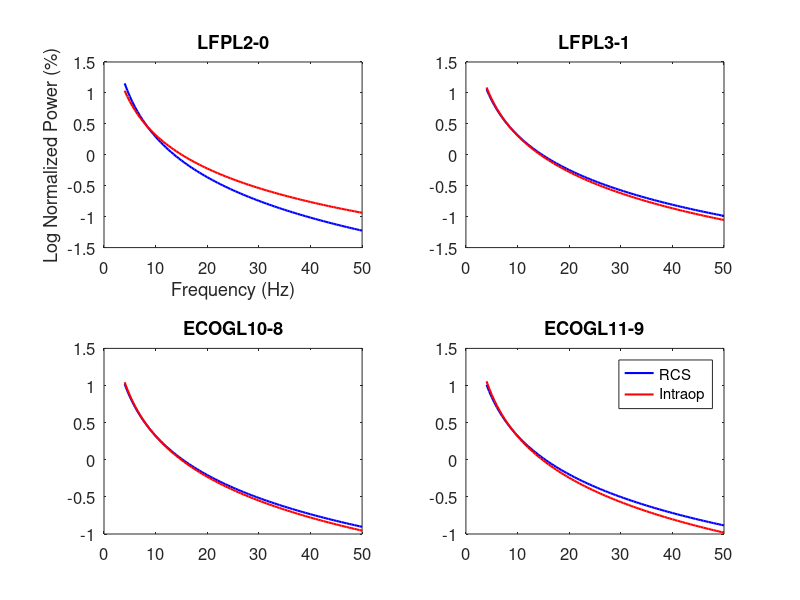

MATLAB code for this plot: (Note: this script raises an error after producing the figure.)
% Test script to verify FOOOF plotting would work with data
% This creates synthetic FOOOF data and tests the plotting code

fprintf('\n=== Testing FOOOF Plotting Code ===\n\n');

%% Create synthetic FOOOF data structures
fprintf('Creating synthetic FOOOF data...\n');

% Frequency vector for FOOOF (4:0.5:50 Hz)
fooofFreq = 4:0.5:50;
numFreqs = length(fooofFreq);
numChans = 4;

% Create synthetic intraop FOOOF data
base_fre1Intraop = struct();
base_fre1Intraop.label = {'LFPL2-0', 'LFPL3-1', 'ECOGL10-8', 'ECOGL11-9'};
base_fre1Intraop.fooof_freq = fooofFreq;

% Simulate aperiodic fit (1/f-like decay)
base_fre1Intraop.fooof_powspctrm = zeros(numChans, numFreqs);
for chan = 1:numChans
    offset = 2 + rand()*0.5;  % Random offset
    exponent = 1.5 + rand()*0.5;  % Random exponent
    % Create 1/f spectrum: power = 10^(offset - exponent * log10(freq))
    base_fre1Intraop.fooof_powspctrm(chan, :) = 10.^(offset - exponent * log10(fooofFreq));
end

% Create synthetic RCS FOOOF data
base_fre1RCSall = struct();
base_fre1RCSall.fooof_powspctrm{1}{1} = zeros(numChans, numFreqs);
base_fre1RCSall.chans{1}{1} = base_fre1Intraop.label;

for chan = 1:numChans
    offset = 1.8 + rand()*0.5;  % Slightly different offset
    exponent = 1.7 + rand()*0.5;  % Slightly different exponent
    base_fre1RCSall.fooof_powspctrm{1}{1}(chan, :) = 10.^(offset - exponent * log10(fooofFreq));
end

fprintf('Synthetic data created successfully.\n');
fprintf('  Intraop fooof_powspctrm size: %s\n', mat2str(size(base_fre1Intraop.fooof_powspctrm)));
fprintf('  RCS fooof_powspctrm size: %s\n', mat2str(size(base_fre1RCSall.fooof_powspctrm{1}{1})));
fprintf('  Frequency range: %.1f - %.1f Hz (%d points)\n', ...
    min(fooofFreq), max(fooofFreq), numFreqs);

%% Test the plotting code from compare_intraop_rcs.m
fprintf('\n--- Testing FOOOF Spectrum Plot ---\n');

% Determine subplot layout
if numChans == 4
    subplotRows = 2; subplotCols = 2;
elseif numChans == 8
    subplotRows = 4; subplotCols = 2;
else
    subplotRows = ceil(sqrt(numChans));
    subplotCols = ceil(numChans/subplotRows);
end

figFooofSpectrum = figure('Name', 'Test FOOOF Modeled Spectra');

plotsWithData = 0;
plotsEmpty = 0;

for plotIdx = 1:numChans
    subplot(subplotRows, subplotCols, plotIdx)
    chanLabel = base_fre1Intraop.label{plotIdx};

    % Get intraop FOOOF spectrum and normalize to 100%
    intraopSpectrum = base_fre1Intraop.fooof_powspctrm(plotIdx, :);
    intraopNorm = 100 * intraopSpectrum / sum(intraopSpectrum);

    fprintf('Channel %d (%s):\n', plotIdx, chanLabel);
    fprintf('  Intraop spectrum sum: %.2e\n', sum(intraopSpectrum));
    fprintf('  Intraop normalized sum: %.2f%%\n', sum(intraopNorm));

    % Find matching RCS channel
    foundMatch = false;
    for rcsTrial = 1:length(base_fre1RCSall.fooof_powspctrm)
        for iterIdx = 1:length(base_fre1RCSall.fooof_powspctrm{rcsTrial})
            rcsLabels = base_fre1RCSall.chans{rcsTrial}{iterIdx};
            rcsIdx = find(strcmp(rcsLabels, chanLabel));

            if ~isempty(rcsIdx)
                rcsSpectrum = base_fre1RCSall.fooof_powspctrm{rcsTrial}{iterIdx}(rcsIdx, :);
                rcsNorm = 100 * rcsSpectrum / sum(rcsSpectrum);

                fprintf('  RCS spectrum sum: %.2e\n', sum(rcsSpectrum));
                fprintf('  RCS normalized sum: %.2f%%\n', sum(rcsNorm));

                % Check if data has actual values
                if all(isnan(intraopNorm)) || all(isnan(rcsNorm)) || ...
                   all(intraopNorm == 0) || all(rcsNorm == 0)
                    fprintf('  WARNING: Empty or NaN data!\n');
                    plotsEmpty = plotsEmpty + 1;
                else
                    line1 = plot(fooofFreq, log10(rcsNorm), 'b-', 'LineWidth', 1.5);
                    hold on
                    line2 = plot(fooofFreq, log10(intraopNorm), 'r-', 'LineWidth', 1.5);
                    fprintf('  Plot generated successfully.\n');
                    plotsWithData = plotsWithData + 1;
                end

                foundMatch = true;
                break;
            end
        end
        if foundMatch, break; end
    end

    if ~foundMatch
        fprintf('  WARNING: No matching RCS channel found!\n');
    end

    if plotIdx == 1
        xlabel('Frequency (Hz)')
        ylabel('Log Normalized Power (%)')
    end
    title(chanLabel)
    set(gca, 'fontsize', 12)
    if plotIdx == numChans
        legend([line1, line2], {'RCS', 'Intraop'}, 'Location', 'best');
    end
end

sgtitle('Test: FOOOF Modeled Power Spectra (Normalized)')

fprintf('\n--- Test Results ---\n');
fprintf('Plots with data: %d/%d\n', plotsWithData, numChans);
fprintf('Empty plots: %d/%d\n', plotsEmpty, numChans);

if plotsWithData == numChans
    fprintf('\n✓ SUCCESS: All plots have data!\n');
else
    fprintf('\n✗ FAILURE: Some plots are empty!\n');
end

%% Test connected scatter plot
fprintf('\n--- Testing Connected Scatter Plot ---\n');

% Create synthetic statsResultsFooof
statsResultsFooof = struct();
statsResultsFooof.matchedChannels = base_fre1Intraop.label;
statsResultsFooof.intraopExponents = 1.5 + rand(numChans, 1) * 0.5;
statsResultsFooof.rcsExponents = 1.7 + rand(numChans, 1) * 0.5;
statsResultsFooof.intraopOffsets = 2.0 + rand(numChans, 1) * 0.3;
statsResultsFooof.rcsOffsets = 1.8 + rand(numChans, 1) * 0.3;
statsResultsFooof.exponent_p = 0.023;
statsResultsFooof.offset_p = 0.045;

matchedChannels = statsResultsFooof.matchedChannels;
numMatchedPairs = length(matchedChannels);

if numMatchedPairs > 0
    % Color scheme for channel pairs
    channelColors = brewermap(max(numMatchedPairs, 3), 'Set1');

    figFooofScatter = figure('Name', 'Test FOOOF Parameters');

    % Subplot 1: Exponent
    subplot(1,2,1)
    for pairIdx = 1:numMatchedPairs
        x = [1, 2];
        y = [statsResultsFooof.intraopExponents(pairIdx), ...
             statsResultsFooof.rcsExponents(pairIdx)];
        plot(x, y, '-o', 'Color', channelColors(pairIdx,:), ...
             'LineWidth', 1.5, 'MarkerSize', 8, ...
             'MarkerFaceColor', channelColors(pairIdx,:));
        hold on
    end
    xlim([0.5 2.5])
    set(gca, 'XTick', [1 2], 'XTickLabel', {'Intraop', 'RCS'})
    ylabel('Aperiodic Exponent')
    title(['Exponent (p=' sprintf('%.3f', statsResultsFooof.exponent_p) ')'])
    set(gca, 'fontsize', 14)

    % Subplot 2: Offset
    subplot(1,2,2)
    for pairIdx = 1:numMatchedPairs
        x = [1, 2];
        y = [statsResultsFooof.intraopOffsets(pairIdx), ...
             statsResultsFooof.rcsOffsets(pairIdx)];
        plot(x, y, '-o', 'Color', channelColors(pairIdx,:), ...
             'LineWidth', 1.5, 'MarkerSize', 8, ...
             'MarkerFaceColor', channelColors(pairIdx,:));
        hold on
    end
    xlim([0.5 2.5])
    set(gca, 'XTick', [1 2], 'XTickLabel', {'Intraop', 'RCS'})
    ylabel('Aperiodic Offset')
    title(['Offset (p=' sprintf('%.3f', statsResultsFooof.offset_p) ')'])
    legend(matchedChannels, 'Location', 'best')
    set(gca, 'fontsize', 14)

    sgtitle('Test: FOOOF Aperiodic Parameters by Channel')

    fprintf('✓ Connected scatter plot generated successfully.\n');
else
    fprintf('✗ No matched channel pairs found.\n');
end

fprintf('\n=== Test Complete ===\n');
fprintf('If both figures display data, the FOOOF plotting code is working correctly.\n');
